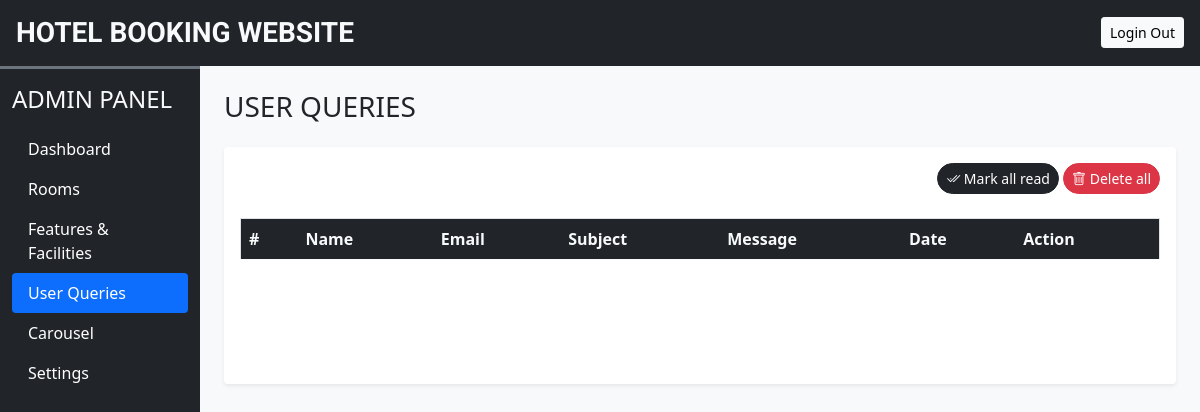
/admin/user_queries.php (signed in), run on an earlier commit of the app's database.
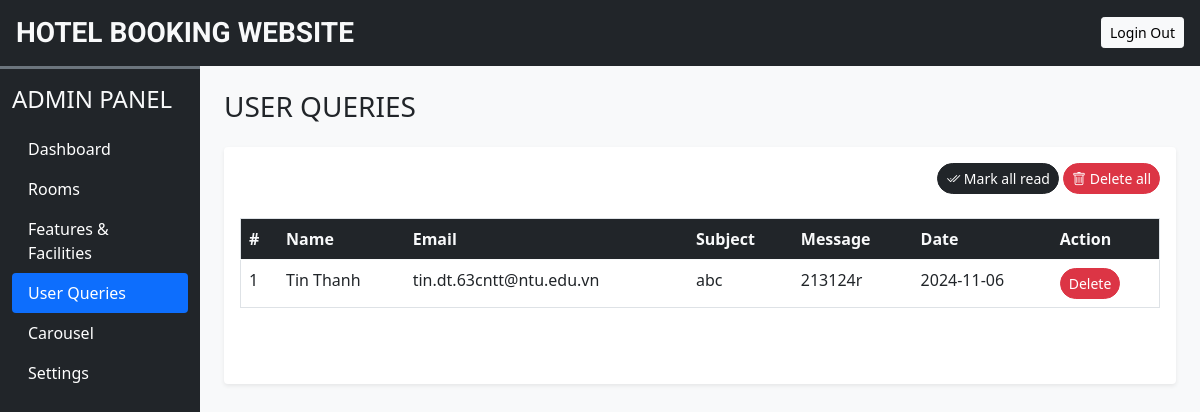
And on a later commit of the database.
### tables this page shows
CREATE TABLE `user_queries` (
  `sr_no` int(11) NOT NULL,
  `name` varchar(50) NOT NULL,
  `email` varchar(150) NOT NULL,
  `subject` varchar(200) NOT NULL,
  `message` varchar(500) NOT NULL,
  `date` date NOT NULL DEFAULT current_timestamp(),
  `seen` tinyint(4) NOT NULL DEFAULT 0
);

### admin/user_queries.php (the view, shortened to what this page needs)
<!DOCTYPE html>
<html lang="en">
<head>
    <?php require ('inc/links.php');?>
</head>
<body class="bg-light">
<?php require('inc/header.php');?>
<div class="container-fluid" id="main-content">
    <div class="row">
        <div class="col-lg-10 ms-auto p-4 overflow-hidden">
            <h3 class="mb-4">USER QUERIES</h3>
            <div class="card border-0 shadow-sm mb-4">
                <div class="card-body">
                    <div class="text-end mb-4">
                        <form method="POST" style="display: inline;">
                            <button type="submit" name="seen_all" class="btn btn-dark rounded-pill shadow-none btn-sm">
                                <i class="bi bi-check2-all"></i> Mark all read
                            </button>
                        </form>
                        <form method="POST" style="display: inline;">
                            <button type="submit" name="delete_all" class="btn btn-danger rounded-pill shadow-none btn-sm"
                                    onclick="return confirm('Bạn có chắc chắn muốn xóa tất cả?')">
                                <i class="bi bi-trash"></i> Delete all
                            </button>
                        </form>
                    </div>
                    <div class="table-responsive-md" style="height: 150px; overflow-y: scroll;">
                        <table class="table table-hover border">
                            <thead class="sticky-top">
                            <tr class="bg-dark text-light">
                                <th scope="col">#</th>
                                <th scope="col">Name</th>
                                <th scope="col">Email</th>
                                <th scope="col">Subject</th>
                                <th scope="col">Message</th>
                                <th scope="col">Date</th>
                                <th scope="col">Action</th>
                            </tr>
                            </thead>
                            <tbody>
                            <?php
                            $q = "SELECT * FROM `user_queries` ORDER BY `sr_no` DESC";
                            $data = mysqli_query($con,$q);
                            $i = 1;
                            while($row = mysqli_fetch_assoc($data)){
                                $seen='';
                                $seen.="<form method='POST' style='display:inline;'>
                                        <input type='hidden' name='sr_no' value='$row[sr_no]'>
                                        <button type='submit' name='delete_single' class='btn btn-sm rounded-pill btn-danger '
                                            onclick=\"return confirm('Bạn có chắc chắn muốn xóa?')\">Delete</button>
                                    </form>";
                                echo<<<query
                                        <tr>
                                            <td>$i</td>
                                            <td>$row[name]</td>
                                            <td>$row[email]</td>
                                            <td>$row[subject]</td>
                                            <td>$row[message]</td>
                                            <td>$row[date]</td>
                                            <td>$seen</td>
                                        </tr>
                                    query;
                                $i++;
                            };
                            ?>
                            </tbody>
                        </table>
                    </div>
                </div>
            </div>
        </div>
    </div>
</div>
</body>
</html>

### admin/inc/links.php (shortened to what this page needs)
<link href="https://cdn.jsdelivr.net/npm/bootstrap@5.0.2/dist/css/bootstrap.min.css" rel="stylesheet">
<link rel="stylesheet" href="https://cdn.jsdelivr.net/npm/bootstrap-icons@1.11.3/font/bootstrap-icons.min.css">
<link rel="stylesheet" href="css/common.css">

### admin/inc/header.php (shortened to what this page needs)
<div class="container-flud bg-dark text-light p-3 d-flex align-items-center justify-content-between sticky-top">
    <h3 class="mb-0 h-font">HOTEL BOOKING WEBSITE</h3>
    <a href="logout.php" class="btn btn-light btn-sm">Login Out</a>
</div>
<div class="col-lg-2 bg-dark border-top border-3 border-secondary position-fixed h-100" id="dashboard-menu">
    <nav class="navbar navbar-expand-lg navbar-dark">
        <div class="container-fluid flex-lg-column align-items-stretch">
            <h4 class="mt-2 text-light">ADMIN PANEL</h4>
            <div class="collapse navbar-collapse flex-column align-items-strech mt-2" id="adminDropdown">
                <ul class="nav nav-pills flex-column w-100">
                    <li class="nav-item">
                        <a class="nav-link text-white" href="dashboard.php">Dashboard</a>
                    </li>
                    <li class="nav-item">
                        <a class="nav-link text-white" href="rooms.php">Rooms</a>
                    </li>
                    <li class="nav-item">
                        <a class="nav-link text-white" href="features_facilities.php">Features & Facilities</a>
                    </li>
                    <li class="nav-item">
                        <a class="nav-link text-white" href="user_queries.php">User Queries</a>
                    </li>
                    <li class="nav-item">
                        <a class="nav-link text-white" href="carousel.php">Carousel</a>
                    </li>
                    <li class="nav-item">
                        <a class="nav-link text-white" href="settings.php">Settings</a>
                    </li>
                </ul>
            </div>
        </div>
    </nav>
</div>

### admin/css/common.css (style rules this page uses)
:root { --teal: #2ec1ac; --teal_hover: #279e8c; }
html { font-family: "Roboto", sans-serif; font-weight: 400; font-style: normal; }
.h-font { font-family: "Roboto", sans-serif; font-weight: 700; font-style: normal; }
#dashboard-menu { position: fixed; height: 100%; z-index: 11; }

What changed in the data, as far as the page shows it:
added user_queries: name "Tin Thanh", email "tin.dt.63cntt@ntu.edu.vn", subject "abc", message "213124r", date "2024-11-06"
